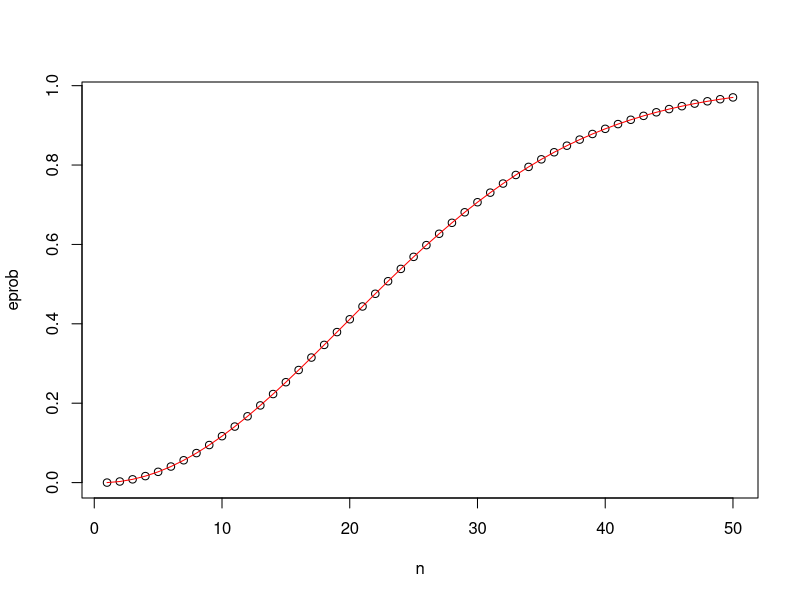
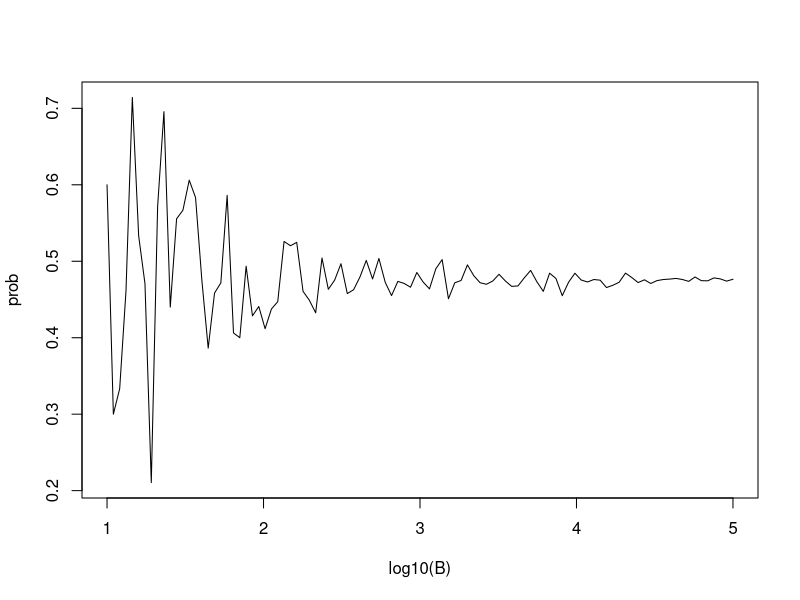

The R script that drew these images, in order:
## discrete probabilities

# monte carlo simulations
beads <- rep(c("red","blue"), times=c(2,3))
beads
sample(beads,3)
a<-10000
events <- replicate(a, sample(beads,1))

t <- table(events)
#t

sample(beads,6,replace=TRUE)# consider replacements when x>n

set.seed(1986)# set seed for random number generator


## combinations and permutations

number <- "Three"
suit <- "Hearts"
paste(number, suit)# concatenate

paste(letters[1:5], as.character(1:5)) # joining vectors element-wise with paste

expand.grid(pants=c("blue","black"), shirt = c("white", "grey", "plaid")) #gives all possible combinations
# install.packages("gtools")
library(gtools)
permutations(5,2)
combinations(5,2)

# generating a deck of cards
suits <- c("Diamonds", "Clubs", "Hearts", "Spades")
numbers <- c("Ace", "Deuce", "Three", "Four", "Five", "Six", "Seven", "Eight", "Nine", "Ten", "Jack", "Queen", "King")
deck <- expand.grid(number = numbers, suit = suits)
deck <- paste(deck$number, deck$suit)

# probability of drawing a king
kings <- paste("King", suits)
mean(deck %in% kings)# 1/13

hands <- permutations(52,2, v = deck)
first_card <- hands[,1]
second_card <- hands[,2]

# finding the probability that second card is king, given that first one is also a king
sum(first_card %in% kings)
sum(first_card %in% kings & second_card %in% kings) / sum(first_card %in% kings)

# birthday problem - finding the probability of having a shared birthday in a  group of 50 people
n <- 50
birthdays <- sample(1:365,n,replace = TRUE)# generating random birthdays
any(duplicated(birthdays))# check if the birthday repeats

# monte carlo simulation
B <- 10000

result <- replicate(B, {
  birthdays<-sample(1:365,n,replace = TRUE)
  any(duplicated(birthdays))})

mean(result)# probability of shared birthdays, increases with n

## sapply - used to apply functions to entire vector
x <- c(1,2,3,4,5)
sapply(x,sqrt)

# finding exact probability of shared birthdays = 1 - no shared birthdays
exact_prob <- function(n){
  unique_prob <- seq(365,365-n+1)/365
  1 - prod(unique_prob)
}

n <- seq(1,50)
eprob <- sapply(n,exact_prob)
plot(n,eprob)# plotting monte carlo results
lines(n, eprob, col = "red")# marking exact probabilities

## finding out the best value for B in Monte Carlo Simulations
B <- 10^seq(1, 5, len = 100)    # defines vector of many B values
compute_prob <- function(B, n = 22){    # function to run Monte Carlo simulation with each B
  same_day <- replicate(B, {
    bdays <- sample(1:365, n, replace = TRUE)
    any(duplicated(bdays))
  })
  mean(same_day)
}

prob <- sapply(B, compute_prob)    # apply compute_prob to many values of B
plot(log10(B), prob, type = "l")    # plot a line graph of estimates 

## addition rule - P(a or b) = P(a) + P(b) - P(a and b)

## monty hall problem

# sticking to original door
B <- 10000
stick <- replicate(B, {
  doors <- as.character(1:3)
  prize <- sample(c("car","goat","goat"))    # puts prizes in random order
  prize_door <- doors[prize == "car"]    # note which door has prize
  my_pick  <- sample(doors, 1)    # note which door is chosen
  show <- sample(doors[!doors %in% c(my_pick, prize_door)],1)    # open door with no prize that isn't chosen
  stick <- my_pick    # stick with original door
  stick == prize_door    # test whether the original door has the prize
})
mean(stick)    # probability of choosing prize door when sticking = 1/3

# switching to other door
switch <- replicate(B, {
  doors <- as.character(1:3)
  prize <- sample(c("car","goat","goat"))    # puts prizes in random order
  prize_door <- doors[prize == "car"]    # note which door has prize
  my_pick  <- sample(doors, 1)    # note which door is chosen first
  show <- sample(doors[!doors %in% c(my_pick, prize_door)], 1)    # open door with no prize that isn't chosen
  switch <- doors[!doors%in%c(my_pick, show)]    # switch to the door that wasn't chosen first or opened
  switch == prize_door    # test whether the switched door has the prize
})
mean(switch)    # probability of choosing prize door when switching = 2/3

# it can be seen that prob. does not change to 1/2 once one of the doors is opened